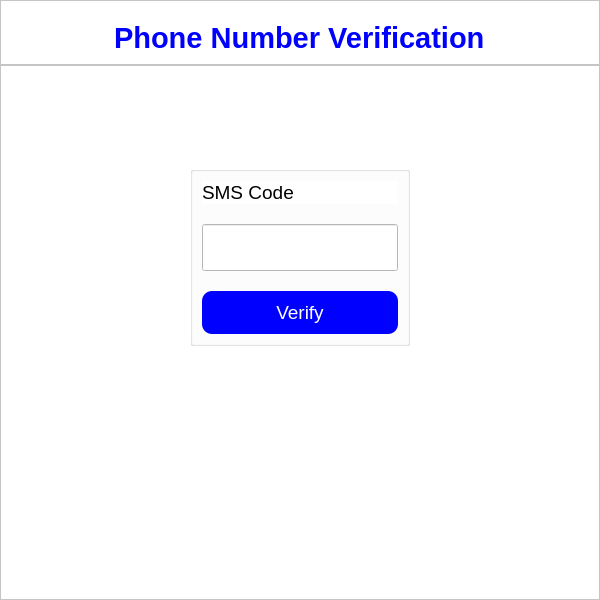
<?xml version="1.0" encoding="UTF-8"?>
<ui version="4.0">
 <class>PhVerify</class>
 <widget class="QWidget" name="PhVerify">
  <property name="geometry">
   <rect>
    <x>0</x>
    <y>0</y>
    <width>600</width>
    <height>600</height>
   </rect>
  </property>
  <property name="minimumSize">
   <size>
    <width>600</width>
    <height>600</height>
   </size>
  </property>
  <property name="maximumSize">
   <size>
    <width>600</width>
    <height>600</height>
   </size>
  </property>
  <property name="windowTitle">
   <string>Form</string>
  </property>
  <property name="styleSheet">
   <string notr="true">background-color: white; color: black;</string>
  </property>
  <layout class="QVBoxLayout" name="verticalLayout">
   <property name="spacing">
    <number>0</number>
   </property>
   <property name="leftMargin">
    <number>0</number>
   </property>
   <property name="topMargin">
    <number>0</number>
   </property>
   <property name="rightMargin">
    <number>0</number>
   </property>
   <property name="bottomMargin">
    <number>0</number>
   </property>
   <item alignment="Qt::AlignTop">
    <widget class="QFrame" name="headerFrame">
     <property name="frameShape">
      <enum>QFrame::StyledPanel</enum>
     </property>
     <property name="frameShadow">
      <enum>QFrame::Raised</enum>
     </property>
     <layout class="QVBoxLayout" name="verticalLayout_2">
      <property name="topMargin">
       <number>20</number>
      </property>
      <item alignment="Qt::AlignHCenter|Qt::AlignTop">
       <widget class="QLabel" name="titleLabel">
        <property name="font">
         <font>
          <family>Ubuntu</family>
          <pointsize>22</pointsize>
          <bold>true</bold>
         </font>
        </property>
        <property name="styleSheet">
         <string notr="true">color: blue; </string>
        </property>
        <property name="text">
         <string>Phone Number Verification</string>
        </property>
       </widget>
      </item>
     </layout>
    </widget>
   </item>
   <item>
    <widget class="QFrame" name="bodyFrame">
     <property name="sizePolicy">
      <sizepolicy hsizetype="Preferred" vsizetype="Expanding">
       <horstretch>0</horstretch>
       <verstretch>0</verstretch>
      </sizepolicy>
     </property>
     <property name="frameShape">
      <enum>QFrame::StyledPanel</enum>
     </property>
     <property name="frameShadow">
      <enum>QFrame::Raised</enum>
     </property>
     <layout class="QHBoxLayout" name="horizontalLayout">
      <property name="topMargin">
       <number>100</number>
      </property>
      <item alignment="Qt::AlignHCenter|Qt::AlignTop">
       <widget class="QGroupBox" name="groupBox">
        <property name="styleSheet">
         <string notr="true">background-color: white;</string>
        </property>
        <property name="title">
         <string/>
        </property>
        <layout class="QVBoxLayout" name="verticalLayout_3">
         <property name="spacing">
          <number>20</number>
         </property>
         <item>
          <widget class="QLabel" name="smsLabel">
           <property name="font">
            <font>
             <pointsize>14</pointsize>
            </font>
           </property>
           <property name="text">
            <string>SMS Code</string>
           </property>
          </widget>
         </item>
         <item>
          <widget class="QLineEdit" name="codeField">
           <property name="font">
            <font>
             <pointsize>14</pointsize>
            </font>
           </property>
           <property name="styleSheet">
            <string notr="true">padding: 10px;</string>
           </property>
          </widget>
         </item>
         <item>
          <widget class="QPushButton" name="verifyBtn">
           <property name="font">
            <font>
             <pointsize>14</pointsize>
            </font>
           </property>
           <property name="cursor">
            <cursorShape>PointingHandCursor</cursorShape>
           </property>
           <property name="styleSheet">
            <string notr="true">background-color: blue; 
color: white; 
border-radius: 10px;
padding: 10px</string>
           </property>
           <property name="text">
            <string>Verify</string>
           </property>
          </widget>
         </item>
        </layout>
       </widget>
      </item>
     </layout>
    </widget>
   </item>
  </layout>
 </widget>
 <resources/>
 <connections/>
</ui>
